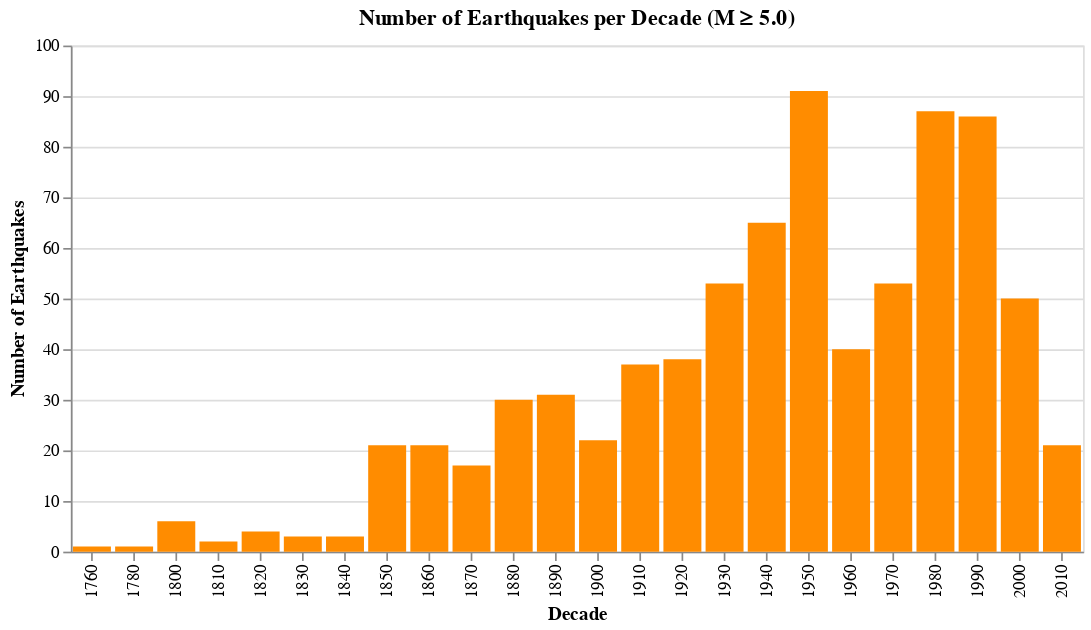

The notebook cell this image was saved under:
### Markdown cell above
### Visualization 2

### Code cell
# Group earthquakes by decade
df_cleaned["decade"] = (df_cleaned["year"] // 10) * 10
quakes_per_decade = df_cleaned.groupby("decade").size().reset_index(name="count")

alt.Chart(quakes_per_decade).mark_bar(color="darkorange").encode(
    x=alt.X("decade:O", title="Decade"),
    y=alt.Y("count:Q", title="Number of Earthquakes"),
    tooltip=[
        alt.Tooltip("decade", title="Decade"),
        alt.Tooltip("count", title="# of Earthquakes"),
    ],
).properties(title="Number of Earthquakes per Decade (M ≥ 5.0)", width=600, height=300)

### Figure 1 — Vega-Lite specification as saved in the notebook (floating-point values rounded to 4 significant figures)
{"config": {"view": {"continuousWidth": 300, "continuousHeight": 300}}, "data": {"name": "data-b9ba77abe7c94443e0ab6fdce1054b08"}, "mark": {"type": "bar", "color": "darkorange"}, "encoding": {"tooltip": [{"field": "decade", "title": "Decade", "type": "quantitative"}, {"field": "count", "title": "# of Earthquakes", "type": "quantitative"}], "x": {"field": "decade", "title": "Decade", "type": "ordinal"}, "y": {"field": "count", "title": "Number of Earthquakes", "type": "quantitative"}}, "height": 300, "title": "Number of Earthquakes per Decade (M ≥ 5.0)", "width": 600, "$schema": "https://vega.github.io/schema/vega-lite/v5.20.1.json", "datasets": {"data-b9ba77abe7c94443e0ab6fdce1054b08": [{"decade": 1760, "count": 1}, {"decade": 1780, "count": 1}, {"decade": 1800, "count": 6}, {"decade": 1810, "count": 2}, {"decade": 1820, "count": 4}, {"decade": 1830, "count": 3}, {"decade": 1840, "count": 3}, {"decade": 1850, "count": 21}, {"decade": 1860, "count": 21}, {"decade": 1870, "count": 17}, {"decade": 1880, "count": 30}, {"decade": 1890, "count": 31}, {"decade": 1900, "count": 22}, {"decade": 1910, "count": 37}, {"decade": 1920, "count": 38}, {"decade": 1930, "count": 53}, {"decade": 1940, "count": 65}, {"decade": 1950, "count": 91}, {"decade": 1960, "count": 40}, {"decade": 1970, "count": 53}, {"decade": 1980, "count": 87}, {"decade": 1990, "count": 86}, {"decade": 2000, "count": 50}, {"decade": 2010, "count": 21}]}}
